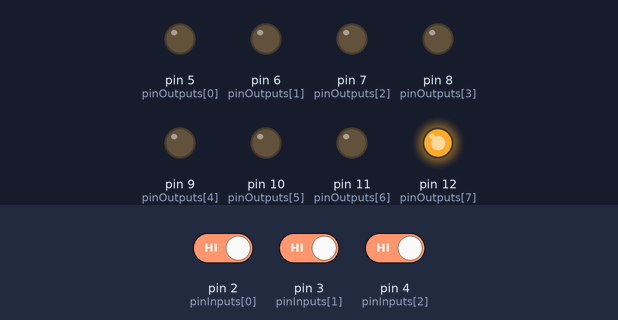
A sketch run on a simulated Arduino Uno, built with avr-gcc and run on an emulated ATmega328P. Parts: output pins drawn as LEDs (lit = HIGH). The inputs (shaded band) are chosen by the test bench; at power-on: pin 2 (pinInputs[0]) HIGH, pin 3 (pinInputs[1]) HIGH, pin 4 (pinInputs[2]) HIGH.

Above: at 1.4 s.
1.5 s: pin 2 (pinInputs[0]) driven LOW
At 2.2 s:
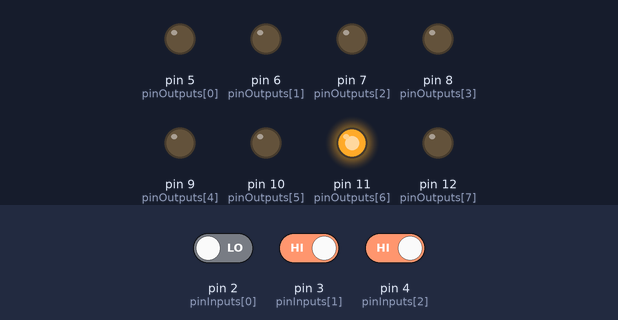
3.0 s: pin 3 (pinInputs[1]) driven LOW
At 3.3 s:
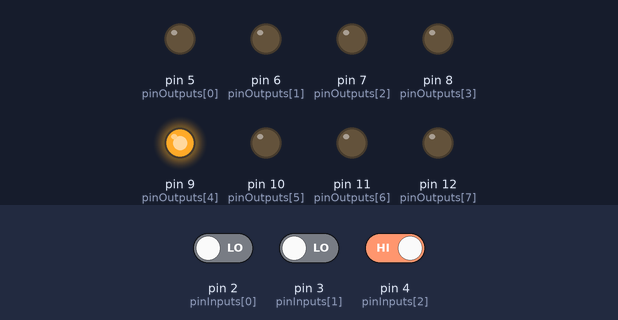
4.5 s: pin 4 (pinInputs[2]) driven LOW
At 5.7 s:
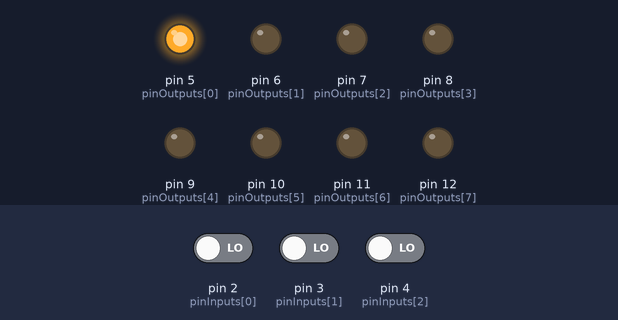
6.0 s: pin 2 (pinInputs[0]) driven HIGH
At 6.8 s:
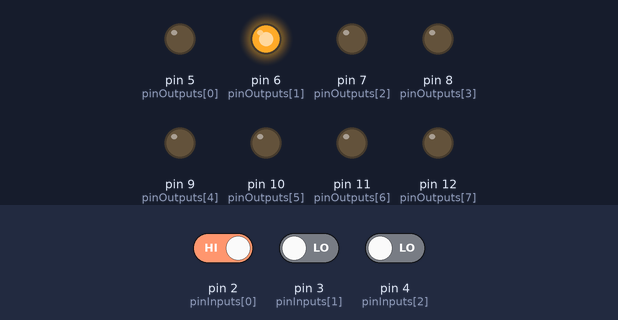
7.5 s: pin 3 (pinInputs[1]) driven HIGH
At 8.0 s:
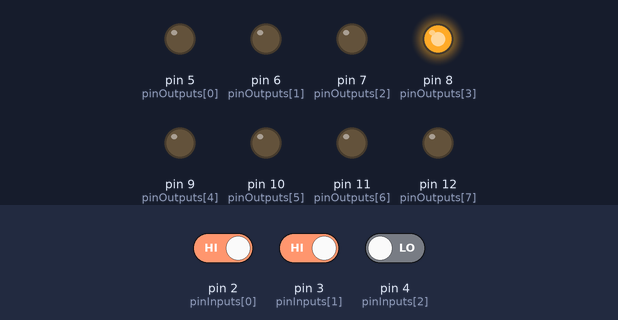
9.0 s: pin 2 (pinInputs[0]) driven LOW
At 10.4 s:
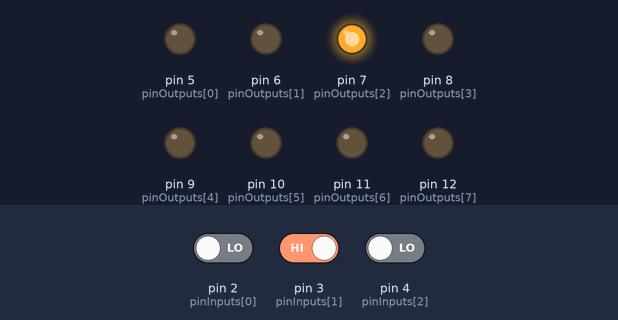
Timing chart, 0 to 11.5 s (numbered marks = the images above; inputs shaded):
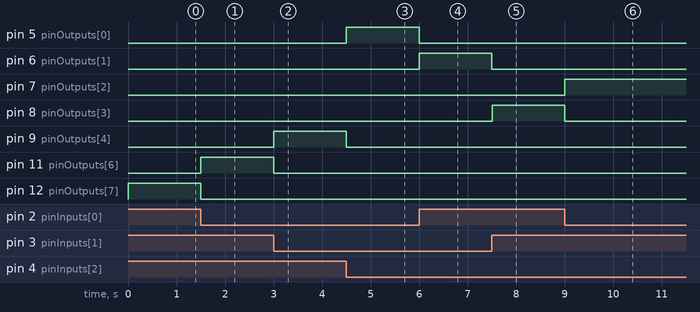

Measured:
- after the input at 1.5 s, pin 11 (pinOutputs[6]): LOW → HIGH at once; pin 12 (pinOutputs[7]): HIGH → LOW at once
- after the input at 3.0 s, pin 9 (pinOutputs[4]): LOW → HIGH at once; pin 11 (pinOutputs[6]): HIGH → LOW at once
- after the input at 4.5 s, pin 5 (pinOutputs[0]): LOW → HIGH at once; pin 9 (pinOutputs[4]): HIGH → LOW at once
- after the input at 6.0 s, pin 5 (pinOutputs[0]): HIGH → LOW at once; pin 6 (pinOutputs[1]): LOW → HIGH at once
- after the input at 7.5 s, pin 6 (pinOutputs[1]): HIGH → LOW at once; pin 8 (pinOutputs[3]): LOW → HIGH at once
- after the input at 9.0 s, pin 7 (pinOutputs[2]): LOW → HIGH at once; pin 8 (pinOutputs[3]): HIGH → LOW at once

The sketch:

sketch_dec01c.ino
```cpp
int pinOutputs[] = {5, 6, 7, 8, 9, 10, 11, 12};
int pinInputs[] = {2, 3, 4};

void setup() {
  // put your setup code here, to run once:
  Serial.begin(9600);
  for (int i = 0; i < 8; i++) {
    pinMode(pinOutputs[i], OUTPUT);
  }
  for (int i = 0; i < 3; i++) {
    pinMode(pinInputs[i], INPUT);
  }
}

void loop() {
  for (int i = 0; i < 8; i++) {
    digitalWrite(pinOutputs[i], LOW);
  }

  int bit0 = digitalRead(pinInputs[0]);
  int bit1 = digitalRead(pinInputs[1]);
  int bit2 = digitalRead(pinInputs[2]);

  if (bit0 == 0 && bit1 == 0 && bit2 == 0) {
    digitalWrite(pinOutputs[0], HIGH);
  }
  if (bit0 == 1 && bit1 == 0 && bit2 == 0) {
    digitalWrite(pinOutputs[1], HIGH);
  }
  if (bit0 == 0 && bit1 == 1 && bit2 == 0) {
    digitalWrite(pinOutputs[2], HIGH);
  }
  if (bit0 == 1 && bit1 == 1 && bit2 == 0) {
    digitalWrite(pinOutputs[3], HIGH);
  }
  if (bit0 == 0 && bit1 == 0 && bit2 == 1) {
    digitalWrite(pinOutputs[4], HIGH);
  }
  if (bit0 == 1 && bit1 == 0 && bit2 == 1) {
    digitalWrite(pinOutputs[5], HIGH);
  }
  if (bit0 == 0 && bit1 == 1 && bit2 == 1) {
    digitalWrite(pinOutputs[6], HIGH);
  }
  if (bit0 == 1 && bit1 == 1 && bit2 == 1) {
    digitalWrite(pinOutputs[7], HIGH);
  }
 delay(300);
}
```
